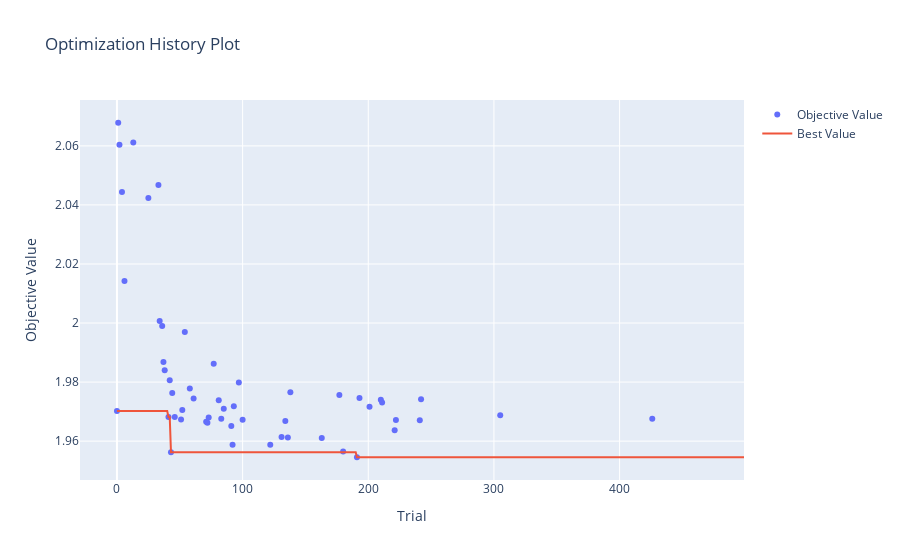

Notebook cell for this chart:
### Code cell
fig = optuna.visualization.plot_optimization_history(study)
fig.show()

### Figure 1 — Plotly figure (JSON) as saved in the notebook; plotly's stock layout.template omitted (floating-point values rounded to 4 significant figures; data arrays with more than 128 entries replaced by an {"elided": "..."} marker saying what was removed)
{"data": [{"mode": "markers", "name": "Objective Value", "type": "scatter", "x": [0, 1, 2, 3, 4, 6, 13, 25, 33, 34, 36, 37, 38, 41, 42, 43, 44, 46, 51, 52, 54, 58, 61, 71, 72, 73, 77, 81, 83, 85, 91, 92, 93, 97, 100, 114, 122, 131, 134, 136, 138, 163, 177, 180, 191, 193, 201, 210, 211, 221, 222, 223, 241, 242, 280, 305, 328, 346, 362, 426, 429], "y": [1.97, 2.068, 2.06, null, 2.044, 2.014, 2.061, 2.042, 2.047, 2.001, 1.999, 1.987, 1.984, 1.968, 1.981, 1.956, 1.976, 1.968, 1.967, 1.971, 1.997, 1.978, 1.974, 1.967, 1.966, 1.968, 1.986, 1.974, 1.968, 1.971, 1.965, 1.959, 1.972, 1.98, 1.967, null, 1.959, 1.961, 1.967, 1.961, 1.977, 1.961, 1.976, 1.956, 1.955, 1.975, 1.972, 1.974, 1.973, 1.964, 1.967, null, 1.967, 1.974, null, 1.969, null, null, null, 1.968, null]}, {"mode": "lines", "name": "Best Value", "type": "scatter", "x": {"elided": "500 int values"}, "y": {"elided": "500 float values"}}, {"marker": {"color": "#cccccc"}, "mode": "markers", "name": "Infeasible Trial", "showlegend": false, "type": "scatter", "x": [], "y": []}], "layout": {"title": {"text": "Optimization History Plot"}, "xaxis": {"title": {"text": "Trial"}}, "yaxis": {"title": {"text": "Objective Value"}}}}
